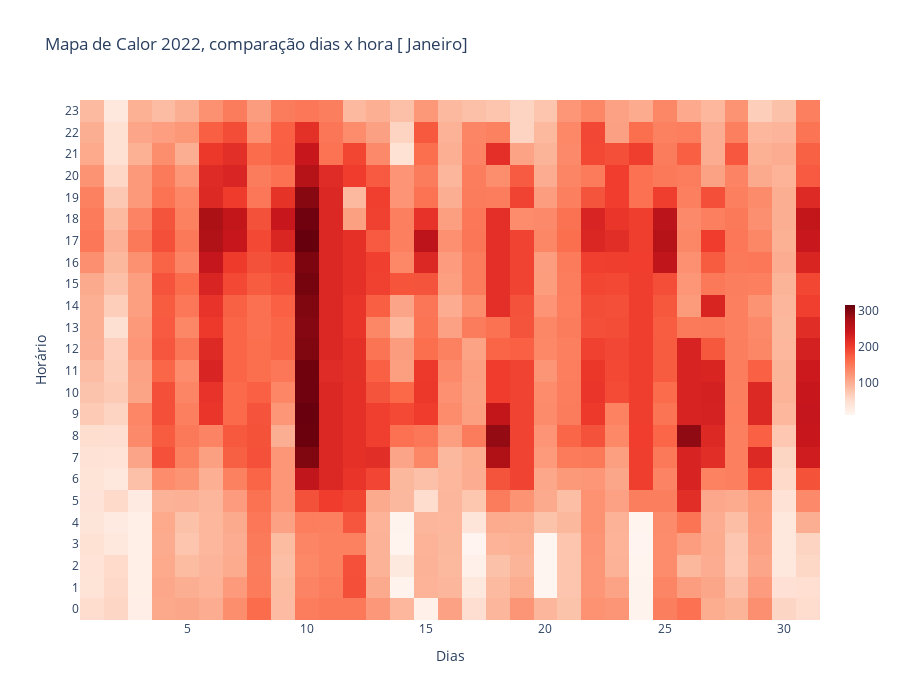

The cell this chart's notebook holds for it:
### Code cell
gerar_grafico_estudo(base_eletricidade, 2022, 1)

### Figure 1 — Plotly figure (JSON) as saved in the notebook; plotly's stock layout.template omitted (floating-point values rounded to 4 significant figures; data arrays with more than 128 entries replaced by an {"elided": "..."} marker saying what was removed)
{"data": [{"colorbar": {"len": 0.25, "thickness": 10}, "colorscale": [[0, "rgb(255,245,240)"], [0.125, "rgb(254,224,210)"], [0.25, "rgb(252,187,161)"], [0.375, "rgb(252,146,114)"], [0.5, "rgb(251,106,74)"], [0.625, "rgb(239,59,44)"], [0.75, "rgb(203,24,29)"], [0.875, "rgb(165,15,21)"], [1, "rgb(103,0,13)"]], "showscale": true, "type": "heatmap", "x": [1, 2, 3, 4, 5, 6, 7, 8, 9, 10, 11, 12, 13, 14, 15, 16, 17, 18, 19, 20, 21, 22, 23, 24, 25, 26, 27, 28, 29, 30, 31], "y": ["0", "1", "2", "3", "4", "5", "6", "7", "8", "9", "10", "11", "12", "13", "14", "15", "16", "17", "18", "19", "20", "21", "22", "23"], "z": {"elided": "24x31 float values"}}], "layout": {"height": 700, "title": {"text": "Mapa de Calor 2022, comparação dias x hora [ Janeiro]"}, "width": 900, "xaxis": {"title": {"text": "Dias"}}, "yaxis": {"title": {"text": "Horário"}}}}
